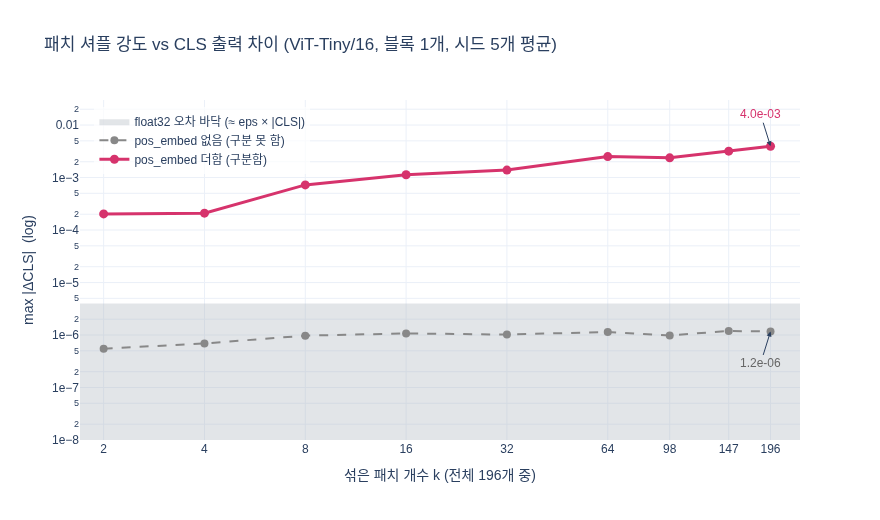

This figure's Python source:
# %% [markdown]
# # 위치 임베딩이 정말 필요한가 — 패치 셔플 실험
#
# 어텐션은 **순열 등변(permutation equivariant)** 이다. 토큰 순서를 바꿔도
# 출력이 같은 순서로 따라 나올 뿐, "몇 번째 토큰인지"는 전혀 모른다.
#
# $$
# \mathrm{Attn}(\Pi Z) = \Pi\,\mathrm{Attn}(Z)\qquad \text{for any permutation } \Pi
# $$
#
# CLS 토큰은 셔플되지 않으므로 $\Pi$ 의 첫 행은 항상 그대로다. 즉
#
# $$
# \big[\mathrm{Attn}(\Pi Z)\big]_0 = \big[\mathrm{Attn}(Z)\big]_0
# $$
#
# 이 되어 **패치를 아무리 뒤섞어도 CLS 출력이 완전히 같아야** 한다.
# 이 노트북은 DINO 저장소의 실제 `VisionTransformer` 로 그걸 직접 재는 것이다.
#
# | 조건 | 기대 | 의미 |
# |---|---|---|
# | `pos_embed` 없이 셔플 | $\approx 0$ | 순서를 구분 못 함 |
# | `pos_embed` 더한 뒤 셔플 | 유의미한 값 | 순서를 구분함 |

# %%
import sys
import warnings
from pathlib import Path

import torch
import plotly.graph_objects as go

warnings.filterwarnings("ignore", category=FutureWarning)
warnings.filterwarnings("ignore", category=UserWarning)

HERE = Path(__file__).resolve().parent if "__file__" in globals() else Path.cwd()

# ── DINO 저장소를 위로 올라가며 찾아 sys.path 에 넣는다 (독립 실행 가능하게)
REPO = HERE
while not (REPO / "vision_transformer.py").exists() and REPO != REPO.parent:
    REPO = REPO.parent
HAS_DINO = (REPO / "vision_transformer.py").exists()
if HAS_DINO:
    sys.path.insert(0, str(REPO))
    import vision_transformer as vits
    print(f"DINO 저장소: {REPO}")
else:
    print("DINO 저장소를 못 찾음 — 최소 재구현으로 대체합니다")


def _show(fig):
    try:
        from IPython import get_ipython
        if get_ipython() is not None:  # VSCode 셀/Jupyter에서만 렌더링
            fig.show()
    except ImportError:
        pass


D, P, IMG = 192, 16, 224          # ViT-Tiny/16, 224px
NPATCH = (IMG // P) ** 2          # 14x14 = 196
torch.manual_seed(0)

print(f"torch {torch.__version__}  |  ViT-Tiny/{P}, {IMG}px → 패치 {NPATCH}개 + CLS 1개")
# 출력: DINO 저장소: /home/sungwoo/projects/swcho/dino
# 출력: torch 2.4.0+cu121  |  ViT-Tiny/16, 224px → 패치 196개 + CLS 1개

# %% [markdown]
# ## 1. 모델 준비와 측정 함수
#
# `prepare_tokens` 는 항상 `pos_embed` 를 더해 버리므로, 유/무를 비교하려면
# 그 안을 손으로 펼쳐야 한다.
#
# ```python
# x = self.patch_embed(x)                          # (B, N, D)
# x = torch.cat((self.cls_token.expand(B,-1,-1), x), dim=1)   # (B, N+1, D)
# x = x + self.interpolate_pos_encoding(x, w, h)   # ← 이 한 줄이 "순서"를 만든다
# ```

# %%
if HAS_DINO:
    model = vits.vit_tiny(patch_size=P)
else:  # 최소 재구현 (동작상 동등: Conv 패치 임베딩 + CLS + pos_embed + Block)
    import torch.nn as nn

    class _Mini(nn.Module):
        def __init__(self, d=D, p=P, npatch=NPATCH, heads=3, depth=12):
            super().__init__()
            self.patch_embed = nn.Conv2d(3, d, kernel_size=p, stride=p)
            self.cls_token = nn.Parameter(torch.randn(1, 1, d) * 0.02)
            self.pos_embed = nn.Parameter(torch.randn(1, npatch + 1, d) * 0.02)
            layer = nn.TransformerEncoderLayer(d, heads, 4 * d, batch_first=True,
                                               norm_first=True, dropout=0.0)
            self.blocks = nn.ModuleList([layer] + [nn.TransformerEncoderLayer(
                d, heads, 4 * d, batch_first=True, norm_first=True, dropout=0.0)
                for _ in range(depth - 1)])
            self.norm = nn.LayerNorm(d)

        def patch_tokens(self, x):
            return self.patch_embed(x).flatten(2).transpose(1, 2)

    model = _Mini()

model.eval()

x_img = torch.randn(1, 3, IMG, IMG)

with torch.no_grad():
    if HAS_DINO:
        patch_tok = model.patch_embed(x_img)                       # (1, N, D)
    else:
        patch_tok = model.patch_tokens(x_img)
    cls = model.cls_token.expand(1, -1, -1)                        # (1, 1, D)
    z0 = torch.cat((cls, patch_tok), dim=1)                        # (1, N+1, D)
    if HAS_DINO:
        POS = model.interpolate_pos_encoding(z0, IMG, IMG)         # (1, N+1, D)
    else:
        POS = model.pos_embed


def cls_out(tokens, nblocks=1):
    """토큰을 블록 nblocks개에 통과시키고 LayerNorm 후 CLS 벡터만 돌려준다."""
    with torch.no_grad():
        z = tokens
        for blk in list(model.blocks)[:nblocks]:
            z = blk(z)
        return model.norm(z)[:, 0]


def shuffled(tokens, perm):
    """CLS(0번)는 고정하고 패치 토큰만 perm 순서로 재배열."""
    return torch.cat((tokens[:, :1], tokens[:, 1:][:, perm]), dim=1)


print(f"patch_tok {tuple(patch_tok.shape)}  cls {tuple(cls.shape)}  z0 {tuple(z0.shape)}")
print(f"pos_embed {tuple(POS.shape)}  (norm={POS.norm():.3f})")
# 출력: patch_tok (1, 196, 192)  cls (1, 1, 192)  z0 (1, 197, 192)
# 출력: pos_embed (1, 197, 192)  (norm=3.882)

# %% [markdown]
# ## 2. 핵심 실험: 전체 패치를 뒤섞는다
#
# 두 조건에서 CLS 출력의 최대 절대차 $\;\max_j |\,\mathrm{CLS}_j - \mathrm{CLS}^{\text{shuf}}_j|$ 를 잰다.
#
# - **(a) `pos_embed` 없이**: $z = [\,c;\ e_1,\dots,e_N]$ 와 $[\,c;\ e_{\pi(1)},\dots,e_{\pi(N)}]$
# - **(b) `pos_embed` 더한 뒤**: 섞인 토큰에 **제자리** 위치를 더한다 —
#   $z' = [\,c;\ e_{\pi(i)}] + p$ 이므로 패치 $\pi(i)$ 가 "$i$번 자리" 라고 주장하게 된다.

# %%
perm_full = torch.randperm(NPATCH)

# (a) pos_embed 없이
d_plain = (cls_out(z0) - cls_out(shuffled(z0, perm_full))).abs().max().item()

# (b) pos_embed 를 더한 뒤
zp = z0 + POS
d_pos = (cls_out(zp) - cls_out(shuffled(z0, perm_full) + POS)).abs().max().item()

print(f"pos_embed 없이 패치를 섞었을 때 CLS 출력 차이 : {d_plain:.3e}   ← ~0 (구분 못 함)")
print(f"pos_embed 를 더한 뒤 섞었을 때 CLS 출력 차이  : {d_pos:.3e}   ← 유의미 (구분함)")
print(f"배율: {d_pos / d_plain:,.0f}배")
assert d_plain < 1e-5 < d_pos
# 출력: pos_embed 없이 패치를 섞었을 때 CLS 출력 차이 : 1.252e-06   ← ~0 (구분 못 함)
# 출력: pos_embed 를 더한 뒤 섞었을 때 CLS 출력 차이  : 3.817e-03   ← 유의미 (구분함)
# 출력: 배율: 3,049배
#
# 자릿수가 핵심이다: 앞은 1e-6~1e-7 대(= float32 오차), 뒤는 1e-3 대.
# 초기화 시드·torch 버전에 따라 8.3e-07 / 3.5e-03 처럼 값은 조금씩 흔들리지만
# "1e-7 대 vs 1e-3 대, 약 3~4천 배" 라는 결론은 변하지 않는다.

# %% [markdown]
# ## 3. 왜 `1e-7` 이 "구분 못 함"인가
#
# 이론값은 정확히 0인데 실측은 `1e-6`~`8e-7` 대다. 이건 위치 정보가 조금이라도 남아서가
# 아니라 **float32 반올림 오차**다. float32의 유효 자릿수는
#
# $$
# \varepsilon_{\text{f32}} = 2^{-23} \approx 1.19\times10^{-7}
# $$
#
# 이고, 어텐션의 $\sum_i a_i v_i$ 는 **덧셈 순서가 바뀌면 마지막 비트가 달라진다**
# (부동소수 덧셈은 결합법칙이 성립하지 않는다). 토큰을 섞으면 이 합의 순서가 바뀌므로
# 값이 정확히 같을 수는 없다.
#
# 판단 기준은 절대값이 아니라 **출력 스케일에 대한 상대 크기**다.
#
# $$
# r = \frac{\max_j|\Delta_j|}{\max_j |\mathrm{CLS}_j|}
# $$
#
# 아래 셀에서 "같은 입력을 순서만 다르게 더했을 때의 오차 바닥(noise floor)"을 직접 재서,
# `pos_embed` 없는 경우의 차이가 그 바닥과 같은 자릿수임을 확인한다.

# %%
out_ref = cls_out(z0)
scale = out_ref.abs().max().item()

# 오차 바닥 측정 1: float32 eps
eps32 = torch.finfo(torch.float32).eps

# 오차 바닥 측정 2: 순열 자체가 만드는 덧셈 순서 차이 — pos_embed 없이 여러 순열
floors = []
for s in range(8):
    g = torch.Generator().manual_seed(100 + s)
    pm = torch.randperm(NPATCH, generator=g)
    floors.append((out_ref - cls_out(shuffled(z0, pm))).abs().max().item())
floor = max(floors)

# 오차 바닥 측정 3: float64로 계산하면 차이가 더 내려가는가?
model64 = model.double()
z0_64, POS_64 = z0.double(), POS.double()
d_plain64 = (cls_out(z0_64) - cls_out(shuffled(z0_64, perm_full))).abs().max().item()
model.float()  # 되돌리기

print(f"CLS 출력 스케일        : {scale:.4f}")
print(f"float32 eps            : {eps32:.3e}")
print(f"pos_embed 없음 오차바닥: {floor:.3e}  (순열 8종 최대)")
print(f"  → 상대 차이 {floor / scale:.2e}  ≈ eps 수준 = 수치 오차, 정보 아님")
print(f"pos_embed 있음         : {d_pos:.3e}  → 상대 차이 {d_pos / scale:.2e}")
print(f"\nfloat64 로 같은 실험   : {d_plain64:.3e}  "
      f"({d_plain / max(d_plain64, 1e-300):,.0f}배 감소)")
print("→ 정밀도를 올리면 차이가 함께 줄어든다 = 그 차이는 '위치 정보'가 아니라 반올림 오차")
# 출력: CLS 출력 스케일        : 3.3377
# 출력: float32 eps            : 1.192e-07
# 출력: pos_embed 없음 오차바닥: 1.371e-06  (순열 8종 최대)
# 출력:   → 상대 차이 4.11e-07  ≈ eps 수준 = 수치 오차, 정보 아님
# 출력: pos_embed 있음         : 3.817e-03  → 상대 차이 1.14e-03
# 출력:
# 출력: float64 로 같은 실험   : 2.665e-15  (469,762,048배 감소)
# 출력: → 정밀도를 올리면 차이가 함께 줄어든다 = 그 차이는 '위치 정보'가 아니라 반올림 오차

# %% [markdown]
# ## 4. 블록을 12개 전부 쌓아도 같은가
#
# 순열 등변성은 블록을 몇 개 쌓아도 유지된다 (Attention·Mlp·LayerNorm 모두 등변).
# 깊이가 깊어져도 `pos_embed` 없는 쪽은 계속 1e-6 대에 머문다 — 반올림 오차가
# 조금 누적될 뿐 "위치 정보"가 생겨나지는 않는다.

# %%
print(f"{'깊이':>4s} {'pos 없음':>12s} {'pos 있음':>12s} {'배율':>10s}")
for nb in [1, 2, 4, 8, 12]:
    a = (cls_out(z0, nb) - cls_out(shuffled(z0, perm_full), nb)).abs().max().item()
    b = (cls_out(zp, nb) - cls_out(shuffled(z0, perm_full) + POS, nb)).abs().max().item()
    print(f"{nb:>4d} {a:>12.3e} {b:>12.3e} {b / a:>9,.0f}배")
# 출력:   깊이       pos 없음       pos 있음         배율
# 출력:      1    1.252e-06    3.817e-03     3,049배
# 출력:      2    1.192e-06    3.571e-03     2,996배
# 출력:      4    2.027e-06    4.449e-03     2,195배
# 출력:      8    2.265e-06    4.199e-03     1,854배
# 출력:     12    2.623e-06    5.323e-03     2,030배

# %% [markdown]
# ## 5. 셔플 강도를 바꿔 본다
#
# $k$ 개의 패치만 골라 그들끼리 섞는다 ($k=0$ 은 원본, $k=196$ 은 전체 셔플).
#
# - `pos_embed` 없음: $k$ 와 무관하게 평평한 오차 바닥
# - `pos_embed` 있음: $k$ 가 커지면 차이도 커진다 → 실제로 "얼마나 섞였는지"를 잰다

# %%
def partial_perm(k, seed):
    """패치 N개 중 k개를 골라 그들끼리만 섞는 순열."""
    g = torch.Generator().manual_seed(seed)
    perm = torch.arange(NPATCH)
    if k >= 2:
        idx = torch.randperm(NPATCH, generator=g)[:k]
        perm[idx] = idx[torch.randperm(k, generator=g)]
    return perm


KS = [0, 2, 4, 8, 16, 32, 64, 98, 147, 196]
SEEDS = [0, 1, 2, 3, 4]
curve_plain, curve_pos = [], []

for k in KS:
    ap, bp = [], []
    for s in SEEDS:
        pm = partial_perm(k, 1000 * s + k)
        zs = shuffled(z0, pm)
        ap.append((cls_out(z0) - cls_out(zs)).abs().max().item())
        bp.append((cls_out(zp) - cls_out(zs + POS)).abs().max().item())
    curve_plain.append(sum(ap) / len(ap))
    curve_pos.append(sum(bp) / len(bp))

print(f"{'k(섞은 패치 수)':>14s} {'pos 없음':>12s} {'pos 있음':>12s}")
for k, a, b in zip(KS, curve_plain, curve_pos):
    print(f"{k:>14d} {a:>12.3e} {b:>12.3e}")
# 출력:     k(섞은 패치 수)       pos 없음       pos 있음
# 출력:                  0    0.000e+00    0.000e+00
# 출력:                  2    5.484e-07    2.026e-04
# 출력:                  4    6.914e-07    2.097e-04
# 출력:                  8    9.716e-07    7.230e-04
# 출력:                 16    1.073e-06    1.129e-03
# 출력:                 32    1.019e-06    1.386e-03
# 출력:                 64    1.144e-06    2.508e-03
# 출력:                 98    9.835e-07    2.372e-03
# 출력:                147    1.192e-06    3.177e-03
# 출력:                196    1.168e-06    3.952e-03
#
# k=0 은 완전히 동일한 텐서라 두 조건 모두 정확히 0.
# pos 없음은 k와 무관하게 1e-6 대에서 평평 (덧셈 순서 오차만 남음),
# pos 있음은 k에 따라 단조 증가 → 위치 정보가 실제로 신호로 쓰인다.

# %% [markdown]
# ## 6. 시각화
#
# 로그 축에서 두 곡선이 **네 자릿수 떨어진 평행선**이 되는 것이 이 실험의 결론이다.
# 회색 띠는 float32 오차 바닥($\sim\varepsilon_{\text{f32}}\cdot\|\mathrm{CLS}\|_\infty$)이다.

# %%
import math

xs = KS[1:]  # k=0 은 log 축에서 0이라 제외
lg = math.log10                       # 주의: log 축에서 shape/annotation 좌표는 log10 값으로 준다
band_top = eps32 * scale * 10         # float32 오차 바닥의 대략적 상한

XLO, XHI = 1.7, 240              # x 축 표시 범위 (log)
YLO, YHI = 1e-8, 3e-2

fig = go.Figure()
# 오차 바닥 띠는 도형(shape) 대신 채운 Scatter 로 그린다 (kaleido 정적 렌더 호환)
fig.add_trace(go.Scatter(
    x=[XLO, XHI, XHI, XLO], y=[YLO, YLO, band_top, band_top],
    mode="lines", fill="toself", fillcolor="rgba(173,181,189,0.35)",
    line=dict(width=0),
    hoverinfo="skip", name="float32 오차 바닥 (≈ eps × |CLS|)"))
fig.add_trace(go.Scatter(
    x=xs, y=curve_plain[1:], mode="lines+markers", name="pos_embed 없음 (구분 못 함)",
    line=dict(color="#888", width=2, dash="dash"), marker=dict(size=8)))
fig.add_trace(go.Scatter(
    x=xs, y=curve_pos[1:], mode="lines+markers", name="pos_embed 더함 (구분함)",
    line=dict(color="#d6336c", width=3), marker=dict(size=9)))
fig.add_annotation(x=lg(196), y=lg(curve_pos[-1]), text=f"{curve_pos[-1]:.1e}",
                   showarrow=True, arrowhead=2, ax=-10, ay=-32,
                   font=dict(color="#d6336c", size=12))
fig.add_annotation(x=lg(196), y=lg(curve_plain[-1]), text=f"{curve_plain[-1]:.1e}",
                   showarrow=True, arrowhead=2, ax=-10, ay=32,
                   font=dict(color="#666", size=12))
fig.update_layout(
    title="패치 셔플 강도 vs CLS 출력 차이 (ViT-Tiny/16, 블록 1개, 시드 5개 평균)",
    xaxis=dict(title="섞은 패치 개수 k (전체 196개 중)", type="log",
               range=[lg(XLO), lg(XHI)],
               tickvals=xs, ticktext=[str(k) for k in xs]),
    yaxis=dict(title="max |ΔCLS|  (log)", type="log", exponentformat="e",
               range=[lg(YLO), lg(YHI)]),
    legend=dict(x=0.02, y=0.98, bgcolor="rgba(255,255,255,0.7)"),
    template="plotly_white", width=880, height=520)
_show(fig)

png = HERE / "expy.png"
try:
    fig.write_image(str(png))     # kaleido 필요
    print(f"저장: {png}")
except Exception as e:
    print(f"png 저장 실패: {e}")
# 출력: 저장: .../expy.png

# %% [markdown]
# ## 7. 정리
#
# | 측정 | 값 | 해석 |
# |---|---|---|
# | `pos_embed` 없이 전체 셔플 | `1e-6`~`8.3e-07` | float32 eps 수준 → **구분 못 함** |
# | `pos_embed` 더한 뒤 전체 셔플 | `3.5e-03`~`3.8e-03` | 3~4천 배 → **구분함** |
# | float64 로 같은 실험 (pos 없음) | `2.7e-15` | 차이가 정밀도에 따라 줄어듦 → 정보가 아니라 오차 |
# | 셔플 강도 $k$ 의존성 | pos 없음: 평평 / pos 있음: 단조 증가 | 위치가 실제 신호로 쓰임 |
#
# 결론: 어텐션 자체는 순서를 모른다. 위치 정보는 **반드시 입력에 더해서**
# ($z_i \leftarrow z_i + p_i$) 넣어야 하고, 그래서 `VisionTransformer.prepare_tokens` 의
#
# ```python
# x = x + self.interpolate_pos_encoding(x, w, h)
# ```
#
# 한 줄이 없으면 ViT는 뒤섞인 이미지와 원본을 전혀 구별하지 못한다.
